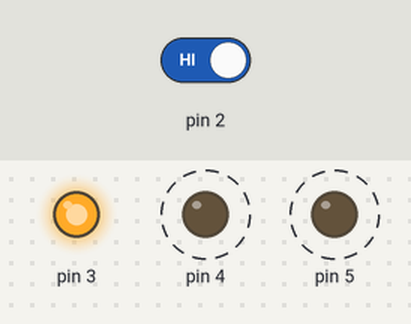
This sketch was run on a simulated Arduino Uno, built with avr-gcc and run on an emulated ATmega328P. Shown: output pins drawn as LEDs (lit = HIGH). Dashed ring = blinking. The inputs (shaded band) are chosen by the test bench; at power-on: pin 2 HIGH.

Above: at 1.5 s.
1.6 s: pin 2 driven LOW
At 1.8 s:
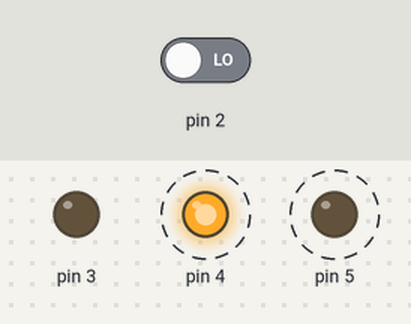
4.6 s: pin 2 driven HIGH
At 5.2 s:
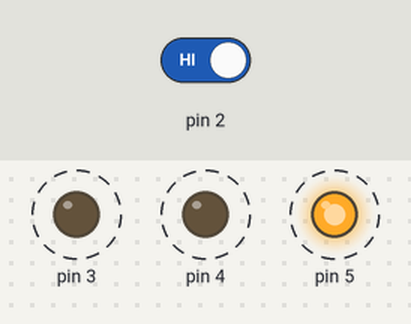
Timing chart, 0 to 13.6 s (numbered marks = the images above; inputs shaded):
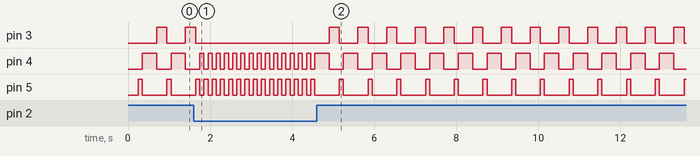

Measured:
- after the input at 1.6 s, pin 3: goes on until 1.7 s, then stays LOW; pin 4, pin 5: alternates HIGH for 0.10 s and LOW for 0.10 s, starting after 0.25 s
- after the input at 4.6 s, pin 3: alternates HIGH for 0.25 s and LOW for 0.45 s, starting after 0.30 s; pin 4: alternates HIGH for 0.35 s and LOW for 0.35 s, starting after 0.30 s; pin 5: alternates HIGH for 0.10 s and LOW for 0.60 s, starting after 0.55 s
- by itself, pin 4: alternates HIGH for 0.35 s and LOW for 0.35 s
- by itself, pin 5: alternates HIGH for 0.10 s and LOW for 0.60 s

The sketch:

Spaceship_Interface_Massimo_.ino
```cpp
boolean onoff = false;
int stanjeSklopke = 0;

void setup() {
  pinMode(2, INPUT);
  pinMode(3, OUTPUT);
  pinMode(4, OUTPUT);
  pinMode(5, OUTPUT);
}

void loop() {
  stanjeSklopke = digitalRead(2);

  if(stanjeSklopke == LOW){
  }
  else if(stanjeSklopke == HIGH && onoff == false){
  onoff = true;
  delay(250);
  }
  else if(stanjeSklopke == HIGH && onoff == true){
  onoff = false;
  delay(250);
  }

  if(onoff == false){
  digitalWrite(3, HIGH);
  digitalWrite(4, LOW);
  digitalWrite(5, LOW);
  }else{
  digitalWrite(3, LOW);
  digitalWrite(4, LOW);
  digitalWrite(5, HIGH);

  delay(100);

  digitalWrite(4, HIGH);
  digitalWrite(5, LOW);

  delay(100);
  }
}
```
